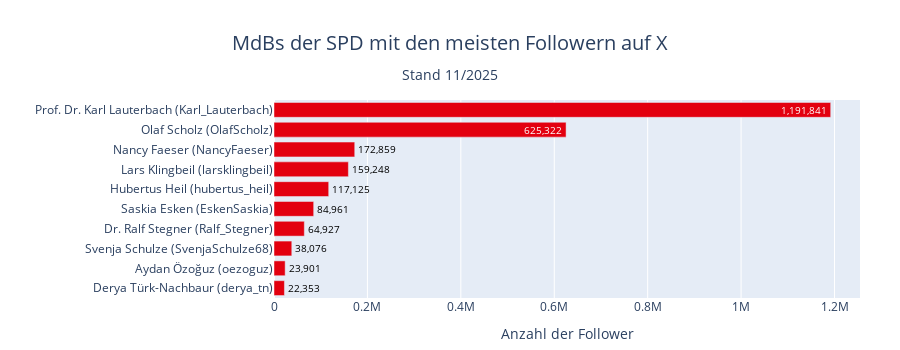

Source (notebook cell):
### Code cell
plot_party_hbar(
    df_profiles[df_profiles["partei_kurz"]=="SPD"], 
    'username', 
    'followers_count', 
    top_n=10, 
    title=f'MdBs der SPD mit den meisten Followern auf X',
    x_label='Anzahl der Follower',
    save_name="top10_followers_spd",
)

### Figure 1 — Plotly figure (JSON) as saved in the notebook; plotly's stock layout.template omitted (floating-point values rounded to 4 significant figures)
{"data": [{"cliponaxis": false, "customdata": [["SPD", "Karl_Lauterbach", "Prof. Dr. Karl Lauterbach"], ["SPD", "OlafScholz", "Olaf Scholz"], ["SPD", "NancyFaeser", "Nancy Faeser"], ["SPD", "larsklingbeil", "Lars Klingbeil"], ["SPD", "hubertus_heil", "Hubertus Heil"], ["SPD", "EskenSaskia", "Saskia Esken"], ["SPD", "Ralf_Stegner", "Dr. Ralf Stegner"], ["SPD", "SvenjaSchulze68", "Svenja Schulze"], ["SPD", "oezoguz", "Aydan Özoğuz"], ["SPD", "derya_tn", "Derya Türk-Nachbaur"]], "hovertemplate": "Name: %{customdata[2]} (%{customdata[1]})<br>Anzahl der Follower: %{x:,.0f}<br>partei_kurz: %{customdata[0]}<extra></extra>", "insidetextanchor": "end", "marker": {"color": ["#E3000F", "#E3000F", "#E3000F", "#E3000F", "#E3000F", "#E3000F", "#E3000F", "#E3000F", "#E3000F", "#E3000F"]}, "orientation": "h", "text": ["1,191,841", "625,322", "172,859", "159,248", "117,125", "84,961", "64,927", "38,076", "23,901", "22,353"], "textfont": {"color": ["#FFFFFF", "#FFFFFF", "#000000", "#000000", "#000000", "#000000", "#000000", "#000000", "#000000", "#000000"]}, "textposition": ["inside", "inside", "outside", "outside", "outside", "outside", "outside", "outside", "outside", "outside"], "texttemplate": "%{text}", "type": "bar", "x": [1191841, 625322, 172859, 159248, 117125, 84961, 64927, 38076, 23901, 22353], "y": ["Prof. Dr. Karl Lauterbach (Karl_Lauterbach)", "Olaf Scholz (OlafScholz)", "Nancy Faeser (NancyFaeser)", "Lars Klingbeil (larsklingbeil)", "Hubertus Heil (hubertus_heil)", "Saskia Esken (EskenSaskia)", "Dr. Ralf Stegner (Ralf_Stegner)", "Svenja Schulze (SvenjaSchulze68)", "Aydan Özoğuz (oezoguz)", "Derya Türk-Nachbaur (derya_tn)"]}], "layout": {"bargap": 0.25, "height": 350, "margin": {"b": 10, "l": 10, "r": 40, "t": 100}, "title": {"font": {"size": 20}, "text": "MdBs der SPD mit den meisten Followern auf X<br><sub style='font-size:0.85em; line-height:0.5;'>Stand 11/2025</sub>", "x": 0.5, "xanchor": "center", "yanchor": "top", "yref": "container"}, "uniformtext": {"minsize": 8, "mode": "show"}, "xaxis": {"title": {"text": "Anzahl der Follower"}}, "yaxis": {"categoryarray": ["Derya Türk-Nachbaur (derya_tn)", "Aydan Özoğuz (oezoguz)", "Svenja Schulze (SvenjaSchulze68)", "Dr. Ralf Stegner (Ralf_Stegner)", "Saskia Esken (EskenSaskia)", "Hubertus Heil (hubertus_heil)", "Lars Klingbeil (larsklingbeil)", "Nancy Faeser (NancyFaeser)", "Olaf Scholz (OlafScholz)", "Prof. Dr. Karl Lauterbach (Karl_Lauterbach)"], "categoryorder": "array", "title": {"text": ""}}}}
